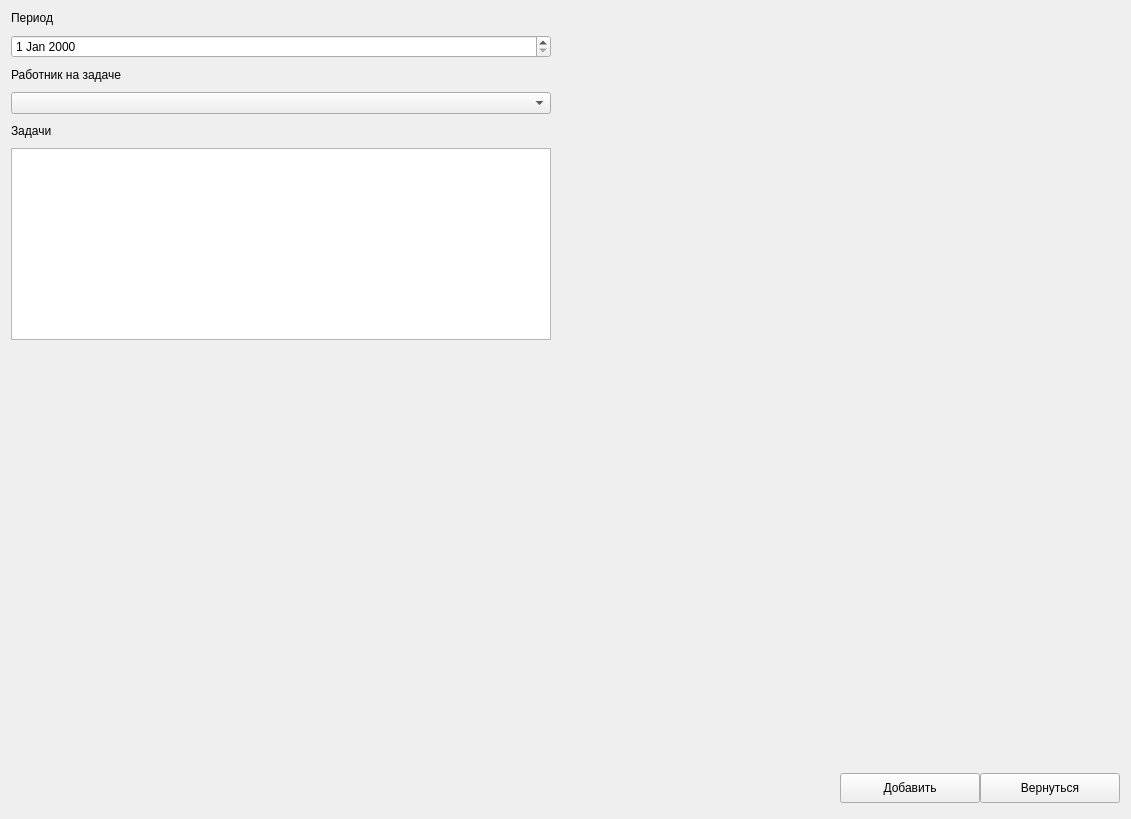
          <widget class="QWidget" name="pageAddTask">
           <layout class="QGridLayout" name="gridLayout_23">
            <item row="0" column="0">
             <layout class="QVBoxLayout" name="verticalLayout_19">
              <property name="spacing">
               <number>10</number>
              </property>
              <item>
               <widget class="QLabel" name="label_55">
                <property name="text">
                 <string>Период</string>
                </property>
               </widget>
              </item>
              <item>
               <widget class="QDateEdit" name="dateEdit"/>
              </item>
              <item>
               <widget class="QLabel" name="label_56">
                <property name="text">
                 <string>Работник на задаче</string>
                </property>
               </widget>
              </item>
              <item>
               <widget class="QComboBox" name="employeeAddTask"/>
              </item>
              <item>
               <widget class="QLabel" name="label_57">
                <property name="text">
                 <string>Задачи</string>
                </property>
               </widget>
              </item>
              <item>
               <widget class="QTextEdit" name="taskEditAdd"/>
              </item>
             </layout>
            </item>
            <item row="0" column="1">
             <spacer name="horizontalSpacer_23">
              <property name="orientation">
               <enum>Qt::Horizontal</enum>
              </property>
              <property name="sizeHint" stdset="0">
               <size>
                <width>563</width>
                <height>20</height>
               </size>
              </property>
             </spacer>
            </item>
            <item row="1" column="0">
             <spacer name="verticalSpacer_18">
              <property name="orientation">
               <enum>Qt::Vertical</enum>
              </property>
              <property name="sizeType">
               <enum>QSizePolicy::Expanding</enum>
              </property>
              <property name="sizeHint" stdset="0">
               <size>
                <width>540</width>
                <height>422</height>
               </size>
              </property>
             </spacer>
            </item>
            <item row="2" column="0" colspan="2">
             <widget class="QWidget" name="widget_12" native="true">
              <property name="sizePolicy">
               <sizepolicy hsizetype="Expanding" vsizetype="Expanding">
                <horstretch>0</horstretch>
                <verstretch>0</verstretch>
               </sizepolicy>
              </property>
              <property name="minimumSize">
               <size>
                <width>0</width>
                <height>40</height>
               </size>
              </property>
              <property name="maximumSize">
               <size>
                <width>16777215</width>
                <height>40</height>
               </size>
              </property>
              <layout class="QHBoxLayout" name="horizontalLayout_14">
               <property name="spacing">
                <number>0</number>
               </property>
               <property name="leftMargin">
                <number>0</number>
               </property>
               <property name="topMargin">
                <number>0</number>
               </property>
               <property name="rightMargin">
                <number>0</number>
               </property>
               <property name="bottomMargin">
                <number>0</number>
               </property>
               <item>
                <spacer name="horizontalSpacer_25">
                 <property name="orientation">
                  <enum>Qt::Horizontal</enum>
                 </property>
                 <property name="sizeHint" stdset="0">
                  <size>
                   <width>809</width>
                   <height>20</height>
                  </size>
                 </property>
                </spacer>
               </item>
               <item>
                <widget class="QPushButton" name="taskAddBtn">
                 <property name="minimumSize">
                  <size>
                   <width>140</width>
                   <height>30</height>
                  </size>
                 </property>
                 <property name="maximumSize">
                  <size>
                   <width>140</width>
                   <height>30</height>
                  </size>
                 </property>
                 <property name="text">
                  <string>Добавить</string>
                 </property>
                 <property name="icon">
                  <iconset resource="resource.qrc">
                   <normaloff>:/icon/icon/free-icon-add-7222864.png</normaloff>:/icon/icon/free-icon-add-7222864.png</iconset>
                 </property>
                 <property name="iconSize">
                  <size>
                   <width>20</width>
                   <height>20</height>
                  </size>
                 </property>
                </widget>
               </item>
               <item>
                <widget class="QPushButton" name="backTaskBtn">
                 <property name="minimumSize">
                  <size>
                   <width>140</width>
                   <height>30</height>
                  </size>
                 </property>
                 <property name="maximumSize">
                  <size>
                   <width>140</width>
                   <height>30</height>
                  </size>
                 </property>
                 <property name="text">
                  <string>Вернуться</string>
                 </property>
                 <property name="icon">
                  <iconset resource="resource.qrc">
                   <normaloff>:/icon/icon/free-icon-back-2644908.png</normaloff>:/icon/icon/free-icon-back-2644908.png</iconset>
                 </property>
                 <property name="iconSize">
                  <size>
                   <width>20</width>
                   <height>20</height>
                  </size>
                 </property>
                </widget>
               </item>
              </layout>
             </widget>
            </item>
           </layout>
          </widget>
